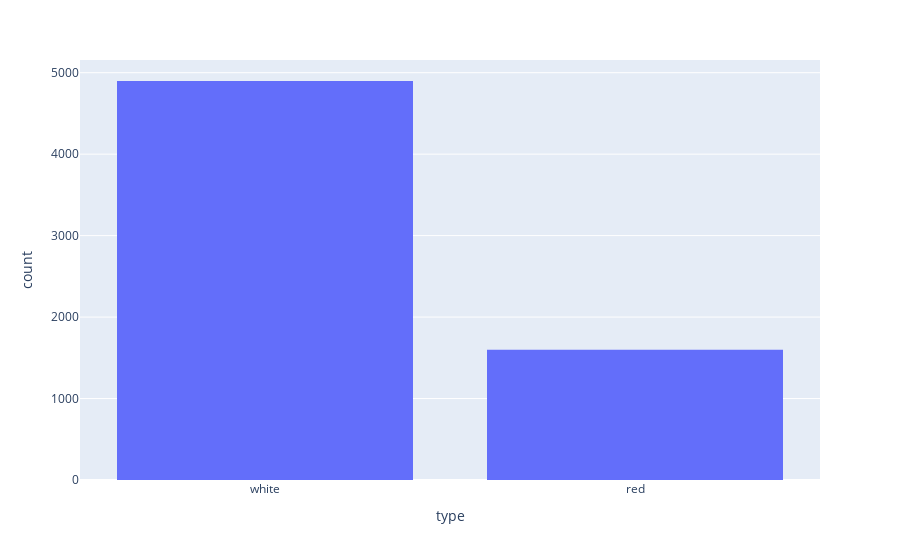

Here is the notebook cell this chart was saved with:
### Markdown cell above
# One-hot encode wine type

### Code cell
type_fig = px.histogram(df,x='type')
type_fig.show()

### Figure 1 — Plotly figure (JSON) as saved in the notebook; plotly's stock layout.template omitted (floating-point values rounded to 4 significant figures; data arrays with more than 128 entries replaced by an {"elided": "..."} marker saying what was removed)
{"data": [{"alignmentgroup": "True", "bingroup": "x", "hovertemplate": "type=%{x}<br>count=%{y}<extra></extra>", "legendgroup": "", "marker": {"color": "#636efa"}, "name": "", "offsetgroup": "", "orientation": "v", "showlegend": false, "type": "histogram", "x": {"elided": "6497 str values"}, "xaxis": "x", "yaxis": "y"}], "layout": {"barmode": "relative", "legend": {"tracegroupgap": 0}, "margin": {"t": 60}, "xaxis": {"anchor": "y", "domain": [0, 1], "title": {"text": "type"}}, "yaxis": {"anchor": "x", "domain": [0, 1], "title": {"text": "count"}}}}
